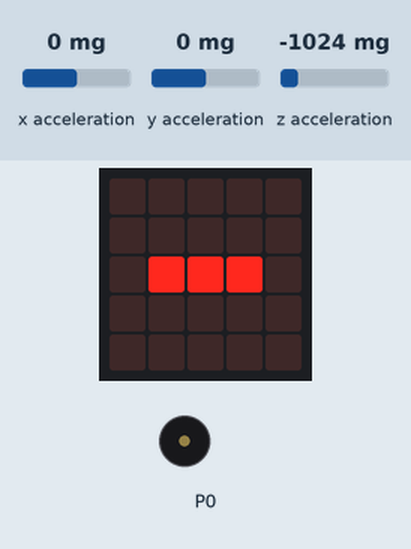
Simulated run of this program. Board: BBC micro:bit running MicroPython. Parts: the board's 5×5 LED display, buzzer (waves = sounding). The inputs (shaded band) are chosen by the test bench; at power-on: y acceleration 0 mg, x acceleration 0 mg, z acceleration -1024 mg.

Above: at 1.2 s.
1.3 s: y acceleration set to 1440 mg
At 2.2 s:
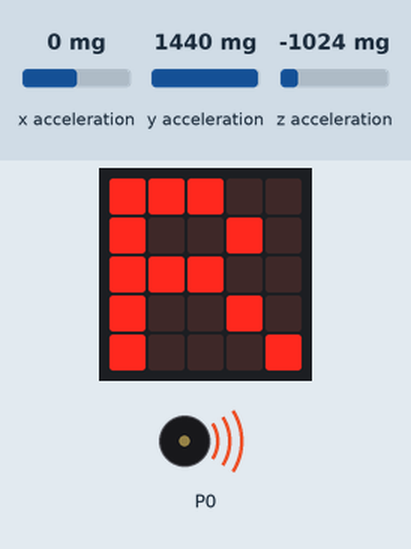
At 3.8 s:
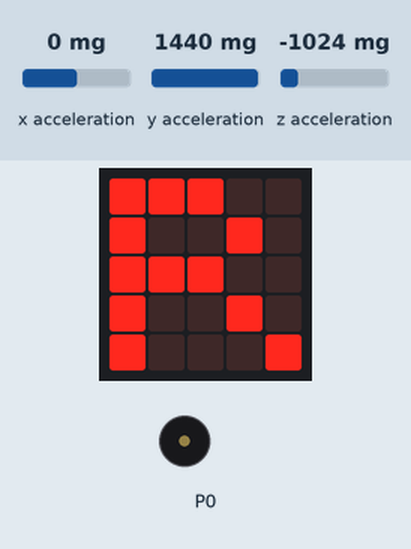
Timing chart, 0 to 5.3 s (numbered marks = the images above; inputs shaded):
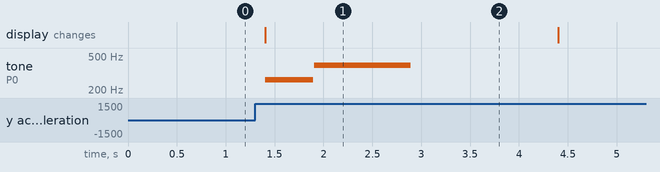

The program:

microbit_program.py
```python
from microbit import *
import music

tune = ["C4:4", "G4:8"]


while True:
    X_reading = accelerometer.get_x()
    Y_reading = accelerometer.get_y()
    Z_reading = accelerometer.get_z()

    if accelerometer.was_gesture('up') :
        display.clear()

        if accelerometer.was_gesture("left"):
            display.show("#")
        elif accelerometer.was_gesture("right"):
            display.show("O")
        else:
            display.show("R")
            music.play(tune)
            sleep(1500)

    else:
        display.show("-")
```

Measured:
- after the input at 1.3 s, tone on P0: silent → 262 Hz after 0.10 s, → silent 0.49 s later, → 392 Hz 0.01 s later, → silent 0.99 s later; the display: changes after 0.10 s (image 1)
